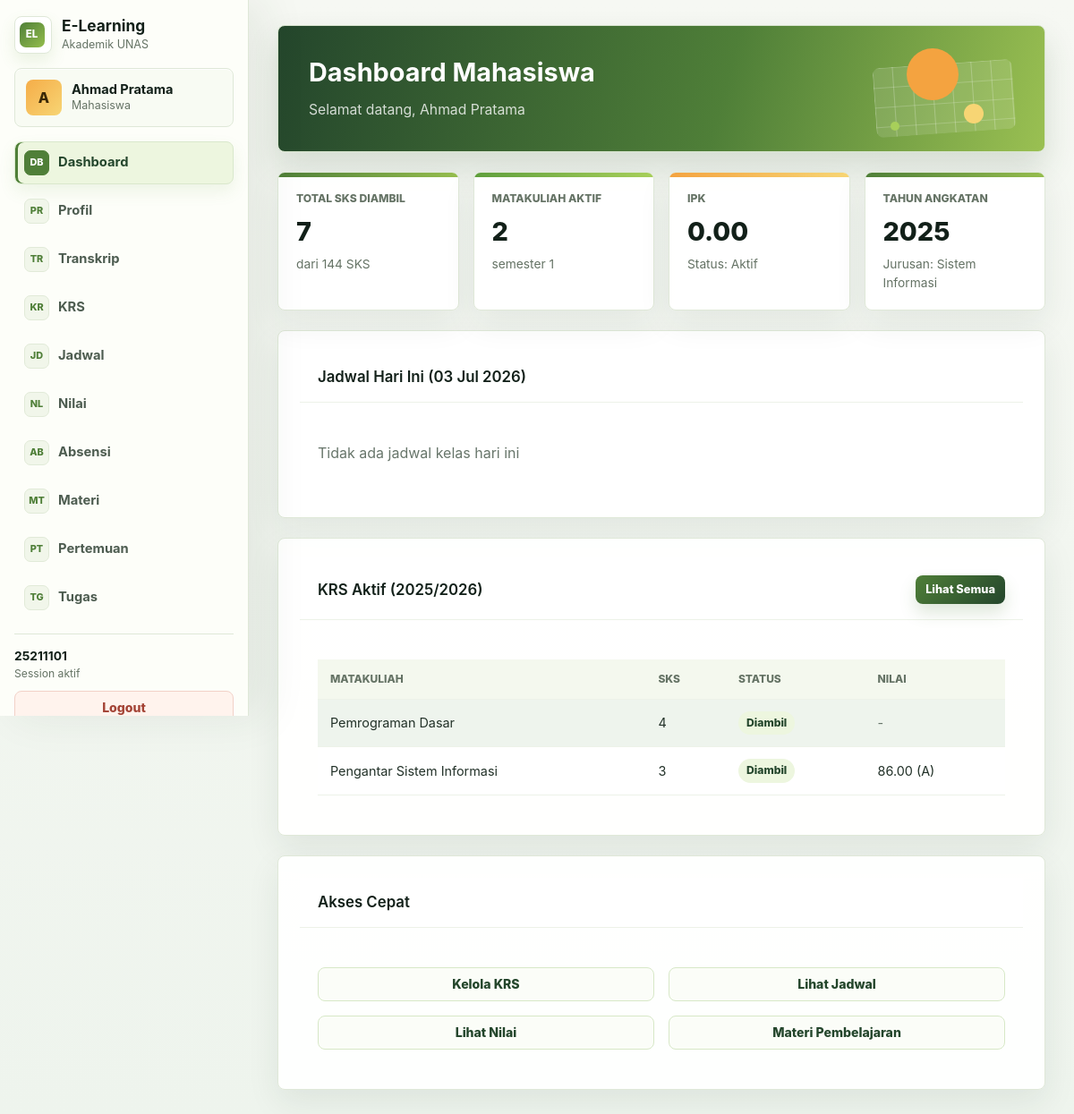
Page /src/mahasiswa/dashboard.php (signed in) on the committed database.
### tables this page shows
CREATE TABLE IF NOT EXISTS mahasiswa (
  id INT PRIMARY KEY AUTO_INCREMENT,
  user_id INT NOT NULL UNIQUE,
  nim VARCHAR(20) UNIQUE,
  jurusan_id INT NOT NULL,
  tahun_angkatan INT NOT NULL,
  semester_saat_ini INT DEFAULT 1,
  total_sks_diambil INT DEFAULT 0,
  total_sks_lulus INT DEFAULT 0,
  ipk DECIMAL(3,2) DEFAULT 0.00,
  status_akademik ENUM('aktif', 'cuti', 'lulus', 'drop') DEFAULT 'aktif',
  created_at TIMESTAMP DEFAULT CURRENT_TIMESTAMP,
  updated_at TIMESTAMP DEFAULT CURRENT_TIMESTAMP ON UPDATE CURRENT_TIMESTAMP,
  FOREIGN KEY (user_id) REFERENCES users(id) ON DELETE CASCADE,
  FOREIGN KEY (jurusan_id) REFERENCES jurusan(id),
  INDEX idx_jurusan (jurusan_id),
  INDEX idx_tahun_angkatan (tahun_angkatan)
);

CREATE TABLE IF NOT EXISTS users (
  id INT PRIMARY KEY AUTO_INCREMENT,
  username VARCHAR(8) UNIQUE NOT NULL,
  password VARCHAR(255) NOT NULL,
  nama_lengkap VARCHAR(100) NOT NULL,
  nama_depan VARCHAR(50) NOT NULL,
  email VARCHAR(100),
  role ENUM('mahasiswa', 'dosen', 'admin') NOT NULL,
  status ENUM('aktif', 'nonaktif') DEFAULT 'aktif',
  last_login TIMESTAMP NULL,
  created_at TIMESTAMP DEFAULT CURRENT_TIMESTAMP,
  updated_at TIMESTAMP DEFAULT CURRENT_TIMESTAMP ON UPDATE CURRENT_TIMESTAMP,
  INDEX idx_username (username),
  INDEX idx_role (role)
);

CREATE TABLE IF NOT EXISTS jurusan (
  id INT PRIMARY KEY AUTO_INCREMENT,
  kode_jurusan VARCHAR(2) UNIQUE NOT NULL,
  nama_jurusan VARCHAR(100) NOT NULL,
  deskripsi TEXT,
  created_at TIMESTAMP DEFAULT CURRENT_TIMESTAMP
);

CREATE TABLE IF NOT EXISTS krs (
  id INT PRIMARY KEY AUTO_INCREMENT,
  mahasiswa_id INT NOT NULL,
  matakuliah_id INT NOT NULL,
  kelas_id INT NOT NULL,
  semester INT NOT NULL,
  tahun_akademik VARCHAR(9) NOT NULL,
  status_krs ENUM('diambil', 'lulus', 'gagal', 'batal') DEFAULT 'diambil',
  nilai_akhir DECIMAL(5,2),
  grade VARCHAR(2),
  created_at TIMESTAMP DEFAULT CURRENT_TIMESTAMP,
  updated_at TIMESTAMP DEFAULT CURRENT_TIMESTAMP ON UPDATE CURRENT_TIMESTAMP,
  FOREIGN KEY (mahasiswa_id) REFERENCES mahasiswa(id) ON DELETE CASCADE,
  FOREIGN KEY (matakuliah_id) REFERENCES matakuliah(id),
  FOREIGN KEY (kelas_id) REFERENCES kelas(id),
  UNIQUE KEY unique_krs (mahasiswa_id, matakuliah_id, tahun_akademik),
  INDEX idx_mahasiswa (mahasiswa_id),
  INDEX idx_matakuliah (matakuliah_id),
  INDEX idx_tahun_akademik (tahun_akademik)
);

CREATE TABLE IF NOT EXISTS matakuliah (
  id INT PRIMARY KEY AUTO_INCREMENT,
  kode_matkul VARCHAR(10) UNIQUE NOT NULL,
  nama_matkul VARCHAR(100) NOT NULL,
  sks INT NOT NULL,
  semester INT NOT NULL,
  jurusan_id INT NOT NULL,
  deskripsi TEXT,
  created_at TIMESTAMP DEFAULT CURRENT_TIMESTAMP,
  updated_at TIMESTAMP DEFAULT CURRENT_TIMESTAMP ON UPDATE CURRENT_TIMESTAMP,
  FOREIGN KEY (jurusan_id) REFERENCES jurusan(id),
  INDEX idx_semester (semester),
  INDEX idx_jurusan (jurusan_id)
);

### src/auth/check_auth.php (called while the page is built, shortened)
<?php
function isLoggedIn() {
  return isset($_SESSION['user_id']) && !empty($_SESSION['user_id']);
}
function getCurrentUser() {
  return [
    'id' => $_SESSION['user_id'],
    'username' => $_SESSION['username'],
    'nama_lengkap' => $_SESSION['nama_lengkap'],
    'role' => $_SESSION['role'],
    'email' => $_SESSION['email'] ?? null
  ];
}
?>

### src/helpers/db.php (called while the page is built, shortened)
<?php
function executeQuery($conn, $sql, $params = [], $types = '') {
  try {
    $stmt = $conn->prepare($sql);
    if (!empty($params)) {
      $stmt->bind_param($types, ...$params);
    }
    if (!$stmt->execute()) {
      throw new Exception("Execute failed: " . $stmt->error);
    }
    return $stmt;
  } catch (Exception $e) {
    error_log("Database error: " . $e->getMessage());
    return false;
  }
}
function fetchRow($conn, $sql, $params = [], $types = '') {
  $stmt = executeQuery($conn, $sql, $params, $types);
  $result = $stmt->get_result();
  $row = $result->fetch_assoc();
  return $row;
}
function fetchAll($conn, $sql, $params = [], $types = '') {
  $stmt = executeQuery($conn, $sql, $params, $types);
  $result = $stmt->get_result();
  $rows = [];
  while ($row = $result->fetch_assoc()) {
    $rows[] = $row;
  }
  return $rows;
}
function getMahasiswaByUserId($conn, $userId) {
  return fetchRow($conn, "
    SELECT m.*, j.nama_jurusan, u.nama_lengkap, u.email
    FROM mahasiswa m
    JOIN jurusan j ON m.jurusan_id = j.id
    JOIN users u ON m.user_id = u.id
    WHERE m.user_id = ?
  ", [$userId], 'i');
}
function getKRSByMahasiswaId($conn, $mahasiswaId, $tahunAkademik = null) {
  $sql = "
    SELECT k.*, m.nama_matkul, m.sks, k.kelas_id, kl.hari, kl.jam_mulai, kl.jam_selesai, kl.ruangan
    FROM krs k
    JOIN matakuliah m ON k.matakuliah_id = m.id
    JOIN kelas kl ON k.kelas_id = kl.id
    WHERE k.mahasiswa_id = ?
  ";
  $params = [$mahasiswaId];
  $types = 'i';
  if ($tahunAkademik) {
    $sql .= " AND k.tahun_akademik = ?";
    $params[] = $tahunAkademik;
    $types .= 's';
  }
  $sql .= " ORDER BY m.semester, m.nama_matkul";
  return fetchAll($conn, $sql, $params, $types);
}

### src/mahasiswa/dashboard.php (the view, shortened to what this page needs)
<?php
require_once __DIR__ . '/../../config/database.php';
require_once __DIR__ . '/../helpers/db.php';
require_once __DIR__ . '/../auth/check_auth.php';
$user = getCurrentUser();
$mahasiswa = getMahasiswaByUserId($conn, $user['id']);
$tahunAkademik = '2025/2026';
$krsAktif = getKRSByMahasiswaId($conn, $mahasiswa['id'], $tahunAkademik);
$totalSksAktif = 0;
$totalMatkul = 0;
foreach ($krsAktif as $krs) {
  if ($krs['status_krs'] === 'diambil') {
    $totalSksAktif += $krs['sks'];
    $totalMatkul++;
  }
}
$hariMap = [
  'monday' => 'Senin',
  'tuesday' => 'Selasa',
  'wednesday' => 'Rabu',
  'thursday' => 'Kamis',
  'friday' => 'Jumat',
  'saturday' => 'Sabtu',
  'sunday' => 'Minggu'
];
$jadwalHariIni = array_filter($krsAktif, function($krs) use ($hariMap) {
  return strtolower($krs['hari']) === strtolower($hariMap[strtolower(date('l'))] ?? '');
});
?>
<!DOCTYPE html>
<html lang="id">
<head>
  <link rel="stylesheet" href="/elearning_unas/public/css/style.css?v=20260702-fix3">
  <link rel="stylesheet" href="/elearning_unas/public/css/app.css?v=20260702-fix3">
</head>
<body>
  <?php include __DIR__ . '/../components/sidebar.php'; ?>
  <main>
    <div class="page-header">
      <h1 class="page-title">Dashboard Mahasiswa</h1>
      <p class="page-subtitle">Selamat datang, <?php echo htmlspecialchars($user['nama_lengkap']); ?></p>
    </div>
    <div class="dashboard-grid">
      <div class="stat-card">
        <div class="stat-label">Total SKS Diambil</div>
        <div class="stat-value"><?php echo $totalSksAktif; ?></div>
        <div class="stat-change">dari 144 SKS</div>
      </div>
      <div class="stat-card success">
        <div class="stat-label">Matakuliah Aktif</div>
        <div class="stat-value"><?php echo $totalMatkul; ?></div>
        <div class="stat-change">semester <?php echo $mahasiswa['semester_saat_ini']; ?></div>
      </div>
      <div class="stat-card warning">
        <div class="stat-label">IPK</div>
        <div class="stat-value"><?php echo number_format($mahasiswa['ipk'], 2); ?></div>
        <div class="stat-change">Status: <?php echo ucfirst($mahasiswa['status_akademik']); ?></div>
      </div>
      <div class="stat-card">
        <div class="stat-label">Tahun Angkatan</div>
        <div class="stat-value"><?php echo $mahasiswa['tahun_angkatan']; ?></div>
        <div class="stat-change">Jurusan: <?php echo htmlspecialchars($mahasiswa['nama_jurusan']); ?></div>
      </div>
    </div>
    <div class="card">
      <div class="card-header">
        <h2 class="card-title">Jadwal Hari Ini (<?php echo date('d M Y'); ?>)</h2>
      </div>
      <div class="card-body">
        <?php if (empty($jadwalHariIni)): ?>
          <p class="text-muted">Tidak ada jadwal kelas hari ini</p>
        <?php endif; ?>
      </div>
    </div>
    <div class="card" style="margin-top: 2rem;">
      <div class="card-header">
        <h2 class="card-title">KRS Aktif (<?php echo $tahunAkademik; ?>)</h2>
        <a href="/elearning_unas/src/mahasiswa/krs.php" class="btn btn-primary btn-sm">Lihat Semua</a>
      </div>
      <div class="card-body">
        <?php if (empty($krsAktif)): ?>
          <p class="text-muted">Belum ada KRS untuk semester ini</p>
        <?php else: ?>
          <table class="table table-striped">
            <thead>
              <tr>
                <th>Matakuliah</th>
                <th>SKS</th>
                <th>Status</th>
                <th>Nilai</th>
              </tr>
            </thead>
            <tbody>
              <?php foreach (array_slice($krsAktif, 0, 5) as $krs): ?>
                <tr>
                  <td><?php echo htmlspecialchars($krs['nama_matkul']); ?></td>
                  <td><?php echo $krs['sks']; ?></td>
                  <td>
                    <span class="badge badge-primary">
                      <?php echo ucfirst($krs['status_krs']); ?>
                    </span>
                  </td>
                  <td>
                    <?php if ($krs['nilai_akhir']): ?>
                      <?php echo $krs['nilai_akhir']; ?> (<?php echo $krs['grade']; ?>)
                    <?php else: ?>
                      <span class="text-muted">-</span>
                    <?php endif; ?>
                  </td>
                </tr>
              <?php endforeach; ?>
            </tbody>
          </table>
        <?php endif; ?>
      </div>
    </div>
    <div class="card" style="margin-top: 2rem;">
      <div class="card-header">
        <h2 class="card-title">Akses Cepat</h2>
      </div>
      <div class="card-body">
        <div class="grid grid-cols-2" style="gap: 1rem;">
          <a href="/elearning_unas/src/mahasiswa/krs.php" class="btn btn-outline" style="justify-content: center;">
            Kelola KRS
          </a>
          <a href="/elearning_unas/src/mahasiswa/jadwal.php" class="btn btn-outline" style="justify-content: center;">
            Lihat Jadwal
          </a>
          <a href="/elearning_unas/src/mahasiswa/nilai.php" class="btn btn-outline" style="justify-content: center;">
            Lihat Nilai
          </a>
          <a href="/elearning_unas/src/mahasiswa/materi.php" class="btn btn-outline" style="justify-content: center;">
            Materi Pembelajaran
          </a>
        </div>
      </div>
    </div>
  </main>
</body>
</html>

### src/components/sidebar.php (shortened to what this page needs)
<?php
require_once __DIR__ . '/../auth/check_auth.php';
$current_page = basename($_SERVER['PHP_SELF']);
$user = getCurrentUser();
$roleMenus = $menus[$user['role']] ?? [];
$roleDisplay = [
  'mahasiswa' => 'Mahasiswa',
  'dosen' => 'Dosen',
  'admin' => 'Administrator'
][$user['role']] ?? 'User';
$initials = strtoupper(substr($user['nama_lengkap'] ?? 'U', 0, 1));
?>
<aside class="sidebar">
  <div class="sidebar-header">
    <div class="sidebar-brand">
      <div class="brand-mark">EL</div>
      <div>
        <h3>E-Learning</h3>
        <span>Akademik UNAS</span>
      </div>
    </div>
  </div>
  <div class="sidebar-user">
    <div class="user-avatar"><?php echo htmlspecialchars($initials); ?></div>
    <div class="user-meta">
      <strong><?php echo htmlspecialchars($user['nama_lengkap']); ?></strong>
      <span><?php echo htmlspecialchars($roleDisplay); ?></span>
    </div>
  </div>
  <nav class="sidebar-nav">
    <?php foreach ($roleMenus as $item): ?>
      <a href="<?php echo htmlspecialchars($item['href']); ?>" class="nav-item <?php echo $current_page === $item['file'] ? 'active' : ''; ?>">
        <span class="nav-icon"><?php echo htmlspecialchars($item['icon']); ?></span>
        <?php echo htmlspecialchars($item['label']); ?>
      </a>
    <?php endforeach; ?>
  </nav>
  <div class="sidebar-footer">
    <div class="sidebar-footnote">
      <strong><?php echo htmlspecialchars($user['username']); ?></strong>
      <span>Session aktif</span>
    </div>
    <a href="/elearning_unas/src/auth/logout.php" class="btn btn-danger btn-block">Logout</a>
  </div>
</aside>

### rows in the picture
mahasiswa: user.nama_lengkap "A", user.nama_lengkap "Ahmad Pratama", semester_saat_ini "1", ipk "0.00", status_akademik "Aktif", tahun_angkatan "2025", jurusan.nama_jurusan "Sistem Informasi"
krs: matakuliah.nama_matkul "Pemrograman Dasar", matakuliah.sks "4", status_krs "Diambil"
krs: matakuliah.nama_matkul "Pengantar Sistem Informasi", matakuliah.sks "3", status_krs "Diambil", nilai_akhir "86.00", grade "A"

### other values in the picture
$roleDisplay "Mahasiswa"
$item['icon'] "DB"
$item['label'] "Dashboard"
$item['icon'] "PR"
$item['label'] "Profil"
$item['icon'] "TR"
$item['label'] "Transkrip"
$item['icon'] "KR"
$item['label'] "KRS"
$item['icon'] "JD"
$item['label'] "Jadwal"
$item['icon'] "NL"
$item['label'] "Nilai"
$item['icon'] "AB"
$item['label'] "Absensi"
